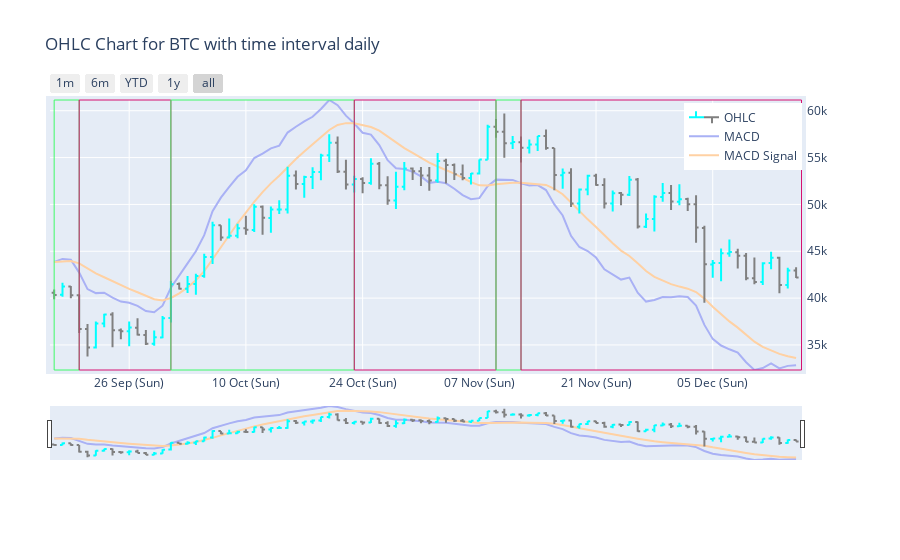
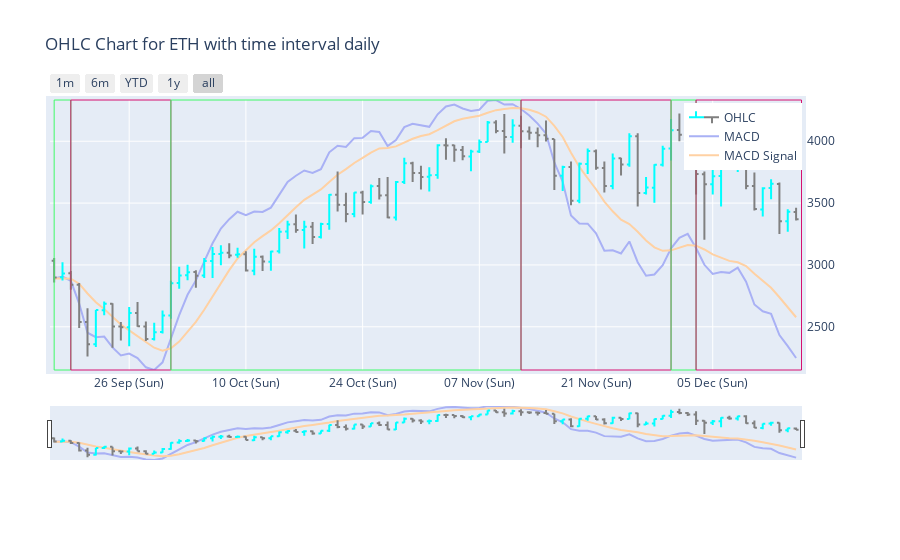
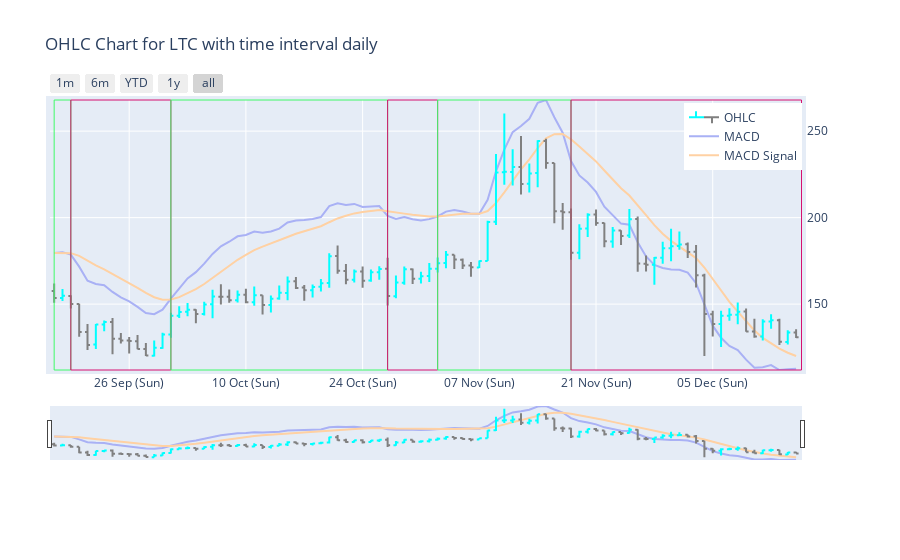
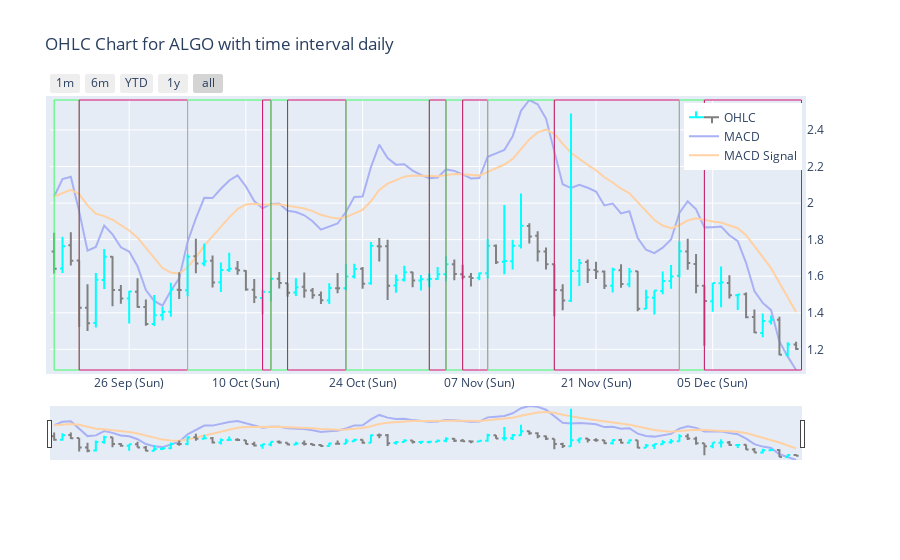

The code cell stored with these charts, in order, in its notebook:
### Code cell
granularity = 'daily'
for currency in MY_CRYPTO_CURRENCIES:
    df_history_for_chart = df_history_enhanced.query(f'granularity == \'{granularity}\' and currency == \'{currency}\'').copy()
    df_history_market_trend_for_chart = df_history_market_trend_intervals.query(f'granularity == \'{granularity}\' and currency == \'{currency}\'').copy()
    macd_min = df_history_for_chart['MACD'].min()
    macd_max = df_history_for_chart['MACD'].max()
    fig = make_subplots(specs=[[{"secondary_y": True}]])
    fig.add_trace(go.Ohlc(
        x=df_history_for_chart['date'],
        open=df_history_for_chart['open'],
        high=df_history_for_chart['high'],
        low=df_history_for_chart['low'],
        close=df_history_for_chart['close'],
        increasing_line_color= CANDLE_INCREASE_COLOR,
        decreasing_line_color= CANDLE_DECREASE_COLOR,
        name='OHLC'),
        secondary_y=True),
    fig.add_trace(go.Scatter(
        x=df_history_for_chart['date'],
        y=df_history_for_chart['MACD'],
        name='MACD',
        line=dict(color=MACD_COLOR),
        mode='lines'),
        secondary_y=False)
    fig.add_trace(go.Scatter(
        x=df_history_for_chart['date'],
        y=df_history_for_chart['MACD_signal'],
        name='MACD Signal',
        line=dict(color=MACD_SIGNAL_COLOR),
        mode='lines'),
        secondary_y=False)
    for i in range(df_history_market_trend_for_chart['currency'].count()):
        fig.add_vrect(x0=df_history_market_trend_for_chart.iloc[i]['start_date'],
            x1=df_history_market_trend_for_chart.iloc[i]['finish_date'],
            col=1,
            #fillcolor=df_history_market_trend_for_chart.iloc[i]['color'],
            line=dict(color=df_history_market_trend_for_chart.iloc[i]['color']),
            opacity=1.0,
            line_width=1)
    fig.update_layout(
        title=f'OHLC Chart for {currency} with time interval {granularity}',
        hovermode='x unified',
        legend=dict(yanchor="top",y=0.99,xanchor="right",x=0.94),
        #autosize=False,
        #width=900,
        #height=600,
        template = PLOTLY_TEMPLATE,
        yaxis_range=[macd_min,macd_max],
        yaxis1_showgrid = False,
        yaxis1_showticklabels = False,
        yaxis1_zeroline = False,
        margin=dict(
            l=50,
            r=50,
            b=100,
            t=100,
            pad=4
        ),
        xaxis=dict(
            rangeselector=dict(
                buttons=list([
                    dict(count=1,
                        label="1m",
                        step="month",
                        stepmode="backward"),
                    dict(count=6,
                        label="6m",
                        step="month",
                        stepmode="backward"),
                    dict(count=1,
                        label="YTD",
                        step="year",
                        stepmode="todate"),
                    dict(count=1,
                        label="1y",
                        step="year",
                        stepmode="backward"),
                    dict(step="all")
                ])
            ),
            rangeslider=dict(visible=True),
            type="date"
        )
    )
    if granularity == 'daily':
        fig.update_layout(xaxis_tickformat = '%d %b (%a)')
    else:
        fig.update_layout(xaxis_tickformat = '%d %b %H:%M')
    fig.show()
